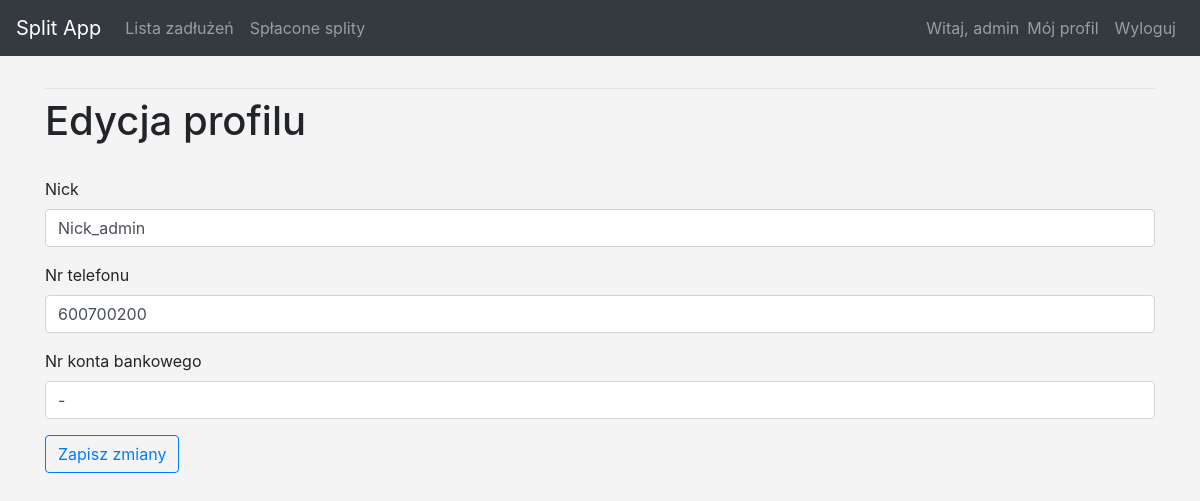
Page /users/edit_profile/1 (signed in) on the earlier database version.
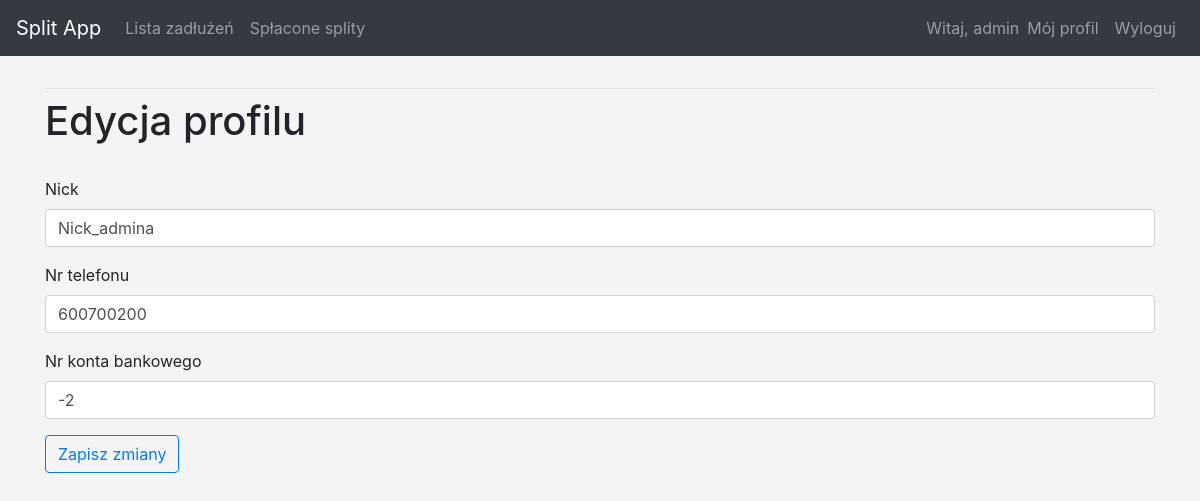
Same page on the later database version.
### users/models.py (models this page shows, shortened)
class Profile(models.Model):
    user = models.OneToOneField(User, related_name="profile", on_delete=models.CASCADE, primary_key=True)
    first_name = models.CharField(max_length=20, null=False, blank=False)
    last_name = models.CharField(max_length=20, null=False, blank=False)
    nick = models.CharField(max_length=40, null=True, blank=True)
    email = models.CharField(max_length=50, null=False, blank=False)
    pass_change_force = models.BooleanField(default=True)
    phone = models.IntegerField(null=True, blank=True, unique=True)
    bank = models.CharField(default='-', max_length=255)

### users/views.py (the view)
# urls.py: path('edit_profile/<int:user_id>', views.editprofile, name='editprofile')
def editprofile(request, user_id):
    eprofile = Profile.objects.get(user=request.user, user_id=request.user.id)
    if request.method != "POST":
        form = EditProfile(instance=eprofile)
    else:
        form = EditProfile(instance=eprofile, data=request.POST)
        if form.is_valid():
            form.save()
            return redirect("users:profile", user_id=eprofile.user_id)
    context = {"eprofile":eprofile, "form":form}
    return render(request, "registration/edit_profile.html", context)

### users/forms.py
class EditProfile(forms.ModelForm):
    class Meta:
        model = Profile
        fields = ["nick", "phone", "bank"]
        labels = {
            "nick":"Nick",
            "phone":"Nr telefonu",
            "bank":"Nr konta bankowego",
        }

### users/templates/registration/edit_profile.html (shortened to what this page needs)
{% extends 'split_app/base.html' %}
{% load bootstrap4 %}
{% block content %}
     <h1>Edycja profilu</h1>
    <br>
    <form action="{% url 'users:editprofile' eprofile.user.id %}" method='post'>
        {% bootstrap_form form %}
    <button name="submit" class="btn btn-outline-primary">Zapisz zmiany</button>
    </form>
{% endblock %}

Differences in the rows shown:
changed Profile: nick "Nick_admin" → "Nick_admina"; bank "-" → "-2"
